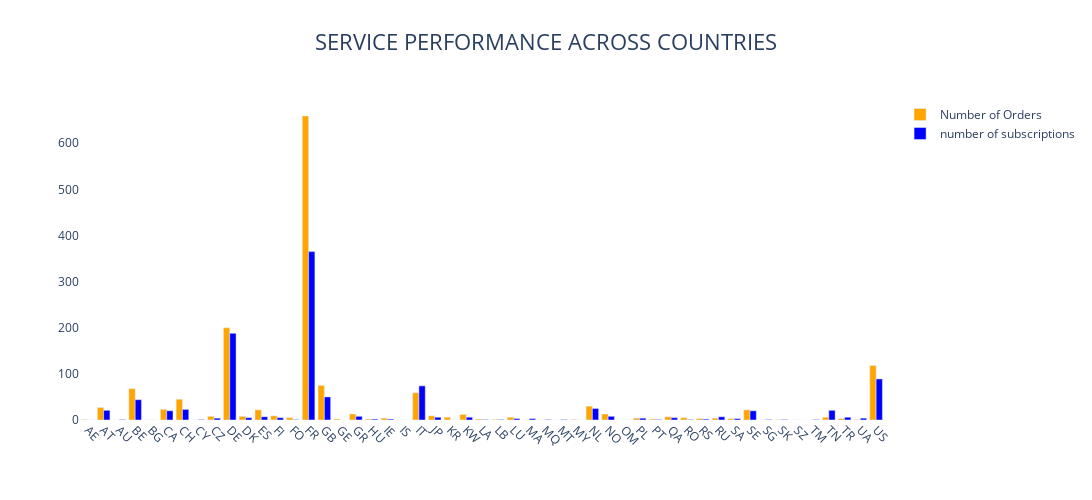

Write notebook code for a chart like this one.
### Code cell
# Figure 7 

# creating a figure object and setting up the title
visits_trend_fig2 = go.Figure(layout=dict(title=dict(text="SERVICE PERFORMANCE ACROSS COUNTRIES")))

visits_trend_fig2.add_trace(go.Bar(
    x= contribution_by_country.index,
    y= contribution_by_country.nbr_orders,
    name='Number of Orders',
    marker_color='orange'
))

visits_trend_fig2.add_trace(go.Bar(
    x= contribution_by_country.index,
    y= contribution_by_country.subscribed,
    name='number of subscriptions',
    marker_color='blue' ))

# Here we update the layout through fixing different params, we also modify the tickangle of the xaxis, resulting in rotated labels.
visits_trend_fig2.update_layout(barmode='group', xaxis_tickangle=45, plot_bgcolor='white', 
                  autosize=False, width=1200, height=500 , 
                  title_font={'size':22}, title_x=0.5 )

#renderer="colab" give the ability to visualize plots on colab
visits_trend_fig2.show()

### Figure 1 — Plotly figure (JSON) as saved in the notebook; plotly's stock layout.template omitted (floating-point values rounded to 4 significant figures)
{"data": [{"marker": {"color": "orange"}, "x": ["AE", "AT", "AU", "BE", "BG", "CA", "CH", "CY", "CZ", "DE", "DK", "ES", "FI", "FO", "FR", "GB", "GE", "GR", "HU", "IE", "IS", "IT", "JP", "KR", "KW", "LA", "LB", "LU", "MA", "MQ", "MT", "MY", "NL", "NO", "OM", "PL", "PT", "QA", "RO", "RS", "RU", "SA", "SE", "SG", "SK", "SZ", "TM", "TN", "TR", "UA", "US"], "type": "bar", "name": "Number of Orders", "y": [1, 27, 0, 68, 0, 23, 45, 0, 8, 200, 8, 22, 9, 5, 659, 75, 2, 13, 2, 4, 0, 59, 9, 6, 12, 2, 1, 6, 0, 0, 0, 1, 30, 13, 0, 4, 2, 7, 5, 3, 4, 3, 22, 0, 1, 0, 0, 6, 3, 1, 118]}, {"marker": {"color": "blue"}, "x": ["AE", "AT", "AU", "BE", "BG", "CA", "CH", "CY", "CZ", "DE", "DK", "ES", "FI", "FO", "FR", "GB", "GE", "GR", "HU", "IE", "IS", "IT", "JP", "KR", "KW", "LA", "LB", "LU", "MA", "MQ", "MT", "MY", "NL", "NO", "OM", "PL", "PT", "QA", "RO", "RS", "RU", "SA", "SE", "SG", "SK", "SZ", "TM", "TN", "TR", "UA", "US"], "type": "bar", "name": "number of subscriptions", "y": [0, 21, 1, 44, 0, 20, 23, 1, 4, 188, 5, 7, 5, 1, 365, 50, 0, 8, 2, 2, 0, 74, 6, 0, 6, 1, 1, 3, 3, 1, 1, 0, 25, 8, 0, 4, 1, 5, 1, 2, 7, 3, 20, 1, 1, 0, 1, 21, 6, 4, 89]}], "layout": {"autosize": false, "xaxis": {"tickangle": 45}, "title": {"text": "SERVICE PERFORMANCE ACROSS COUNTRIES", "font": {"size": 22}, "x": 0.5}, "plot_bgcolor": "white", "height": 500, "barmode": "group", "width": 1200}}
